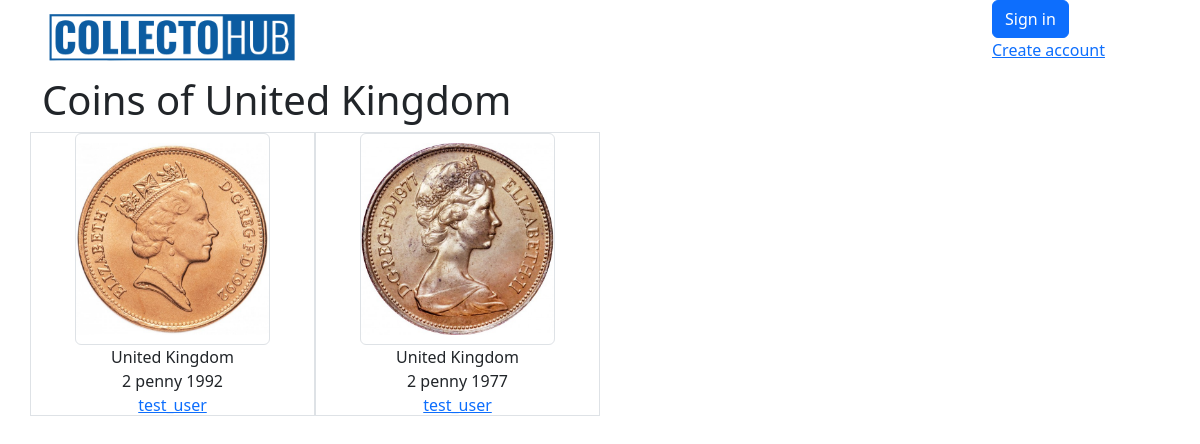
The page /country/10/ on the database its author committed.
### coins/models.py (models this page shows, shortened)
class Country(models.Model):
    name = models.CharField(max_length=150, unique=True)
    continent = models.ForeignKey(Continent, on_delete=models.CASCADE, related_name="countries")
    class Meta:
        verbose_name = "Country"
        verbose_name_plural = "Countries"
    def __str__(self):
        return self.name

class Coin(models.Model):
    img_front = models.ImageField(upload_to='products_image', blank=True)
    img_back = models.ImageField(upload_to='products_image', blank=True)
    img_add_1 = models.ImageField(upload_to='products_image', blank=True)
    img_add_2 = models.ImageField(upload_to='products_image', blank=True)
    country = models.ForeignKey(Country, on_delete=models.CASCADE, related_name='coins')  # Reference to Country
    denomination = models.CharField(max_length=150)  # Denomination
    year = models.IntegerField()  # Year
    material = models.CharField(max_length=15, blank=True, choices=material_choices)  # Material
    safety = models.CharField(max_length=2, blank=True, choices=safety_choices)  # Optional field for admin use
    weight = models.FloatField(blank=True, null=True)  # Weight
    diameter = models.FloatField(blank=True, null=True)  # Diameter
    thickness = models.FloatField(blank=True, null=True)  # Thickness
    circulation = models.IntegerField(blank=True, null=True)  # Circulation
    owner = models.ForeignKey(User, on_delete=models.CASCADE, related_name='coins')
    box = models.ForeignKey('Box', on_delete=models.SET_NULL, blank=True, null=True, related_name='coins')
    status = models.CharField(max_length=1, choices=status_choices_coin, default='a')
    class Meta:
        verbose_name = 'Coin'
        verbose_name_plural = 'Coins'

### coins/views.py (the view)
# urls.py: path('country/<int:pk>/', views.CountryDetailView.as_view(), name='country-detail'),
class CountryDetailView(DetailView):
    model = Country

### coins/templates/coins/country_detail.html (shortened to what this page needs)
{% extends 'coins/base.html' %}
{% block content %}
<h1>Coins of {{ country.name }}</h1>
<div class="row">
    {% for coin in country.coins.all %}
    <div class="col-3 text-center border ">
        <a href="{% url 'coins:coin-detail' pk=coin.id %}">
            <img src="{{ coin.img_front.url }}" alt="coin" class="w-75 h-75 object-fit-contain border rounded">
        </a>
        <p>
            {{ coin.country }}
            <br>
            {{ coin.denomination }} {{ coin.year }}
            <br>
            <a href="{% url 'coins:user-cabinet' pk=coin.owner.id %}">
                {{ coin.owner}}
            </a>
        </p>
    </div>
    {% endfor %}
</div>
{% endblock %}

### rows shown on the page
Country: name "United Kingdom"
Coin: img_front (picture), country "United Kingdom", denomination "2 penny", year "1992", owner "test_user"
Coin: img_front (picture), country "United Kingdom", denomination "2 penny", year "1977", owner "test_user"
